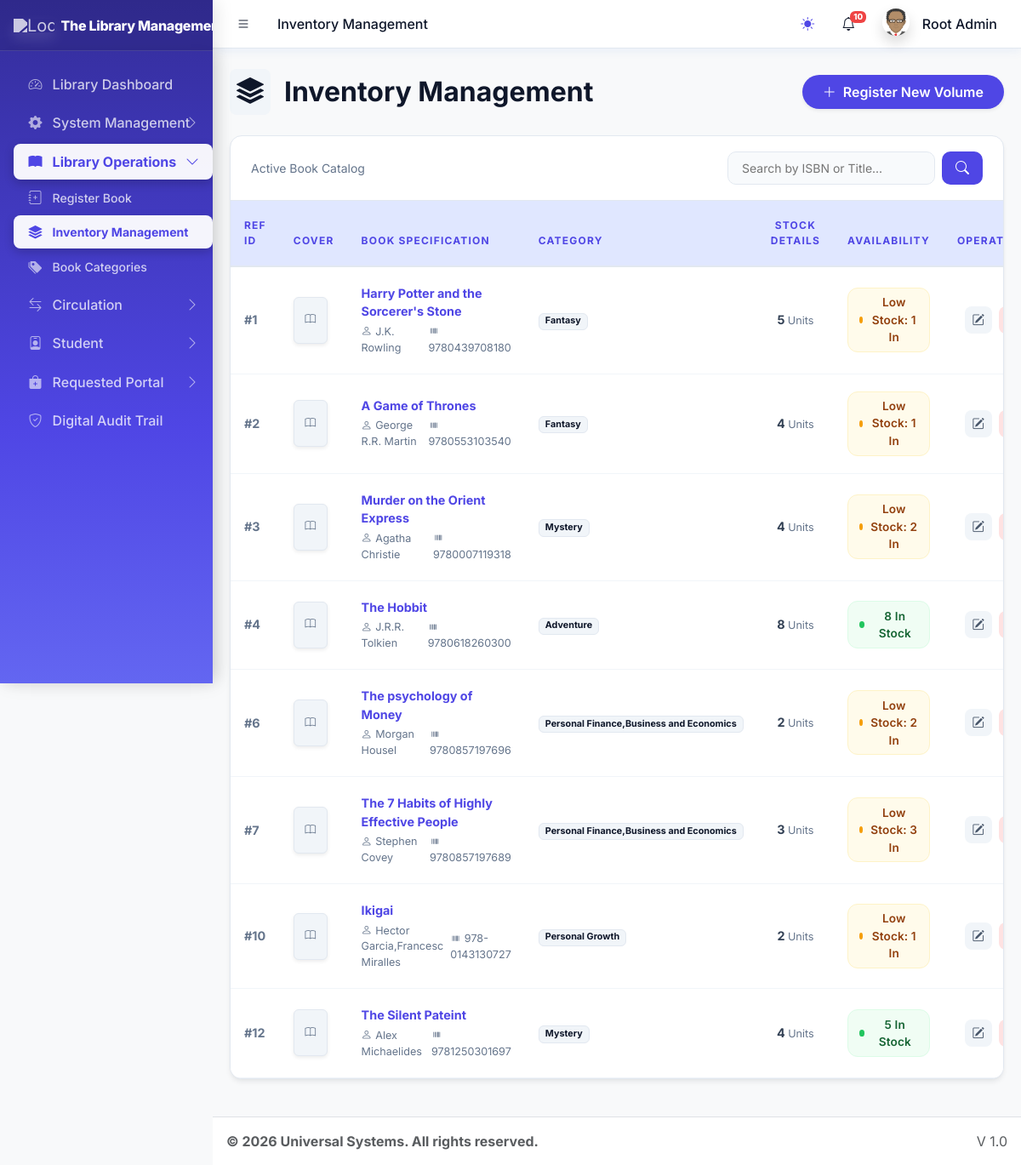
Screenshot of /dashboards/librarian/inventory_management.php (signed in) with the database file from the repository.
### tables this page shows
CREATE TABLE `sys_pages` (
  `id` int(11) NOT NULL,
  `parent_id` int(11) DEFAULT 0,
  `page_name` varchar(100) NOT NULL,
  `page_url` varchar(255) DEFAULT '#',
  `icon_class` varchar(50) DEFAULT 'bi bi-circle',
  `sort_order` int(11) DEFAULT 0
);

CREATE TABLE `lib_books` (
  `id` int(11) NOT NULL,
  `title` varchar(255) NOT NULL,
  `author_id` int(11) DEFAULT NULL,
  `category_id` int(11) DEFAULT NULL,
  `isbn` varchar(20) DEFAULT NULL,
  `total_copies` int(11) DEFAULT 1,
  `available_copies` int(11) DEFAULT 1,
  `cover_image` varchar(255) DEFAULT NULL,
  `status` enum('available','low_stock','out_of_stock') DEFAULT 'available',
  `is_issueable` tinyint(1) DEFAULT 1,
  `fine_per_day` decimal(10,2) NOT NULL DEFAULT 10.00,
  `book_type` varchar(50) DEFAULT 'Textbook',
  `created_at` timestamp NOT NULL DEFAULT current_timestamp()
);

CREATE TABLE `lib_authors` (
  `id` int(11) NOT NULL,
  `author_name` varchar(100) NOT NULL,
  `biography` text DEFAULT NULL,
  `created_at` timestamp NOT NULL DEFAULT current_timestamp()
);

CREATE TABLE `lib_categories` (
  `id` int(11) NOT NULL,
  `category_name` varchar(50) NOT NULL,
  `description` text DEFAULT NULL,
  `created_at` timestamp NOT NULL DEFAULT current_timestamp()
);

### core/library_functions.php (called while the page is built, shortened)
<?php
class Library {
    private $pdo;
    public function __construct($pdo) {
        $this->pdo = $pdo;
    }
    public function getUnreadNotifications($userId, $limit = 10) {
        try {
            $stmt = $this->pdo->prepare("SELECT * FROM lib_notifications WHERE user_id = ? AND is_read = 0 ORDER BY created_at DESC LIMIT ?");
            $stmt->bindValue(1, $userId, PDO::PARAM_INT);
            $stmt->bindValue(2, (int)$limit, PDO::PARAM_INT);
            $stmt->execute();
            return $stmt->fetchAll();
        } catch (PDOException $e) { return []; }
    }
}
?>

### dashboards/librarian/inventory_management.php (the view, shortened to what this page needs)
<?php
require_once '../../core/db.php';
$mysqli = new mysqli(DB_HOST, DB_USER, DB_PASS, DB_NAME);
$search = isset($_GET['search']) ? $_GET['search'] : '';
$query = "SELECT b.*, a.author_name, c.category_name
          FROM lib_books b
          LEFT JOIN lib_authors a ON b.author_id = a.id
          LEFT JOIN lib_categories c ON b.category_id = c.id";
if (!empty($search)) {
    $query .= " WHERE b.title LIKE ? OR a.author_name LIKE ? OR b.isbn LIKE ?";
    $stmt = $mysqli->prepare($query);
    $searchTerm = "%$search%";
    $stmt->bind_param("sss", $searchTerm, $searchTerm, $searchTerm);
    $stmt->execute();
    $result = $stmt->get_result();
} else {
    $result = $mysqli->query($query);
}
require_once '../../includes/header.php';
?>
<div class="row mb-4 align-items-center">
    <div class="col-md-6">
        <h2 class="premium-title"><i class="bi bi-stack me-3 p-2 bg-light rounded-3"></i>Inventory Management</h2>
    </div>
    <div class="col-md-6 text-md-end mt-3 mt-md-0">
        <a href="register_book.php" class="btn btn-crimson px-4 py-2 rounded-pill shadow-sm" style="background: var(--premium-crimson); color: white; border: none; font-weight: 600;">
            <i class="bi bi-plus-lg me-2"></i>Register New Volume
        </a>
    </div>
</div>
<div class="premium-card shadow-sm border-0">
    <div class="premium-header">
        <p class="mb-0 text-muted small fw-600">Active Book Catalog</p>
        <form action="inventory_management.php" method="GET" class="d-flex gap-2">
            <input type="text" name="search" class="search-input form-control-sm" placeholder="Search by ISBN or Title..." value="<?= htmlspecialchars($search) ?>">
            <button type="submit" class="search-btn"><i class="bi bi-search"></i></button>
        </form>
    </div>
    <div class="table-responsive">
        <table class="table table-premium mb-0">
            <thead>
                <tr>
                    <th>Ref ID</th>
                    <th style="width: 60px;">Cover</th>
                    <th>Book Specification</th>
                    <th>Category</th>
                    <th class="text-center">Stock Details</th>
                    <th class="text-center">Availability</th>
                    <th class="text-center">Operations</th>
                </tr>
            </thead>
            <tbody>
                <?php if ($result->num_rows > 0): ?>
                    <?php while($row = $result->fetch_assoc()): ?>
                        <tr>
                            <td class="text-muted small fw-bold">#<?= $row['id'] ?></td>
                            <td class="text-center">
                                <?php if (!empty($row['cover_image'])): ?>
                                    <img src="../../assets/img/covers/<?= htmlspecialchars($row['cover_image']) ?>" class="rounded shadow-sm" style="width: 40px; height: 55px; object-fit: cover;" alt="Cover">
                                <?php else: ?>
                                    <div class="rounded bg-light d-flex align-items-center justify-content-center text-muted border shadow-sm" style="width: 40px; height: 55px;">
                                        <i class="bi bi-book small"></i>
                                    </div>
                                <?php endif; ?>
                            </td>
                            <td>
                                <a href="book_details.php?id=<?= $row['id'] ?>" class="text-decoration-none">
                                    <div class="fw-bold text-primary mb-1"><?= htmlspecialchars($row['title']) ?></div>
                                </a>
                                <div class="small d-flex align-items-center text-muted">
                                    <span class="me-2"><i class="bi bi-person me-1"></i><?= htmlspecialchars($row['author_name'] ?: 'System Entity') ?></span>
                                    <span><i class="bi bi-upc me-1"></i><?= htmlspecialchars($row['isbn']) ?></span>
                                </div>
                            </td>
                            <td><span class="badge bg-light text-dark border"><?= htmlspecialchars($row['category_name'] ?: 'General') ?></span></td>
                            <td class="text-center fw-bold"><?= $row['total_copies'] ?> <small class="text-muted fw-normal">Units</small></td>
                            <td class="text-center">
                                <?php
                                $avail = (int)$row['available_copies'];
                                if ($avail == 0) {
                                    $statusClass = "status-out";
                                    $statusLabel = "Out of Stock";
                                } elseif ($avail <= 3) {
                                    $statusClass = "status-low";
                                    $statusLabel = "Low Stock: $avail In";
                                } else {
                                    $statusClass = "status-healthy";
                                    $statusLabel = "$avail In Stock";
                                }
                                ?>
                                <div class="stock-status <?= $statusClass ?>">
                                    <span class="status-indicator"></span>
                                    <span><?= $statusLabel ?></span>
                                </div>
                            </td>
                            <td class="text-center">
                                <div class="d-flex justify-content-center gap-2">
                                    <button class="btn-action btn-edit" data-bs-toggle="modal" data-bs-target="#editModal<?= $row['id'] ?>" title="Edit Entry">
                                        <i class="bi bi-pencil-square"></i>
                                    </button>
                                    <a href="inventory_management.php?delete_id=<?= $row['id'] ?>" class="btn-action btn-delete" onclick="return confirm('Archive this record? This action cannot be reversed.')" title="Remove Entry">
                                    </a>
                                </div>
                            </td>
                        </tr>
                    <?php endwhile; ?>
                <?php else: ?>
                    <tr><td colspan="7" class="text-center py-5 text-muted">No catalog mappings found.</td></tr>
                <?php endif; ?>
            </tbody>
        </table>
    </div>
</div>
<?php
require_once '../../includes/footer.php';
?>

### includes/header.php (shortened to what this page needs)
<?php
require_once __DIR__ . '/../core/session.php';
$settings = [];
$stmt = $pdo->query("SELECT * FROM system_settings");
while ($row = $stmt->fetch()) {
    $settings[$row['setting_key']] = $row['setting_value'];
}
$current_url = substr($_SERVER['SCRIPT_NAME'], strlen('/universal/'));
$pageStmt = $pdo->prepare("SELECT * FROM sys_pages WHERE page_url LIKE ? LIMIT 1");
$pageStmt->execute(["%$current_url%"]);
$currentPageData = $pageStmt->fetch();
$pageTitle = $currentPageData['page_name'] ?? 'Dashboard';
?>
<!DOCTYPE html>
<html lang="en"> <head>
    <link rel="stylesheet" href="<?= BASE_URL ?>assets/css/bootstrap.min.css" />
    <link rel="stylesheet" href="<?= BASE_URL ?>assets/css/bootstrap-icons.css" />
    <link rel="stylesheet" href="<?= BASE_URL ?>assets/css/adminlte.min.css" />
    <link rel="stylesheet" href="<?= BASE_URL ?>assets/css/theme.css?v=8.0" />
    <?php
    require_once __DIR__ . '/../core/library_functions.php';
    $lib = new Library($pdo);
    $unreadNotifs = $lib->getUnreadNotifications($_SESSION['user_id']);
    $unreadCount = count($unreadNotifs);
    ?>
</head>
<body class="layout-fixed sidebar-expand-lg bg-body-tertiary">
<div class="app-wrapper">
    <nav class="app-header navbar navbar-expand bg-body">
        <div class="container-fluid">
            <ul class="navbar-nav">
                <li class="nav-item"> <a class="nav-link" id="sidebar-toggle-btn" data-lte-toggle="sidebar" href="#" role="button"><i class="bi bi-list"></i></a> </li>
                <li class="nav-item d-none d-md-block"> <a href="#" class="nav-link"><?= $pageTitle ?></a> </li>
            </ul>
            <ul class="navbar-nav ms-auto">
                 <li class="nav-item">
                    <button class="btn btn-link nav-link" id="theme-toggle" type="button">
                        <i class="bi bi-sun-fill" id="theme-icon"></i>
                    </button>
                </li>
                <li class="nav-item dropdown">
                    <a class="nav-link" data-bs-toggle="dropdown" href="#" aria-expanded="false">
                        <i class="bi bi-bell"></i>
                        <?php if($unreadCount > 0): ?>
                            <span class="navbar-badge badge text-bg-danger" style="font-size: 0.6rem; padding: 2px 4px;"><?= $unreadCount ?></span>
                        <?php endif; ?>
                    </a>
                </li>
                <li class="nav-item dropdown user-menu">
                    <a href="#" class="nav-link dropdown-toggle" data-bs-toggle="dropdown">
                        <img src="<?= !empty($_SESSION['avatar']) ? $_SESSION['avatar'] : BASE_URL.'assets/img/avatar.png' ?>" class="user-image rounded-circle shadow" alt="User Image">
                        <span class="d-none d-md-inline ms-1"><?= htmlspecialchars($_SESSION['name']) ?></span>
                    </a>
                </li>
            </ul>
        </div>
    </nav>
    <?php include 'sidebar.php'; ?>
    <main class="app-main">
        <div class="app-content">
            <div class="container-fluid">

### includes/sidebar.php (shortened to what this page needs)
<aside class="app-sidebar bg-body-secondary shadow">
    <div class="sidebar-brand d-flex align-items-center justify-content-between px-3">
        <a href="<?= BASE_URL ?>index.php" class="brand-link flex-grow-1">
            <img src="<?= $settings['system_logo'] ?>" alt="Logo" class="brand-image opacity-75 shadow">
            <span class="brand-text fw-light"><?= $settings['system_name'] ?></span>
        </a>
    </div>
    <div class="sidebar-wrapper">
        <nav class="mt-2">
            <ul class="nav sidebar-menu flex-column" data-lte-toggle="treeview" role="menu" data-accordion="false">
                <?php
                function isMenuPageActive($pdo, $pageId, $currentBasename, $userRole)
                {
                    $stmt = $pdo->prepare("SELECT page_url FROM sys_pages WHERE id = ?");
                    $stmt->execute([$pageId]);
                    $page = $stmt->fetch();
                    if ($page && $page['page_url'] !== '#' && basename($page['page_url']) === $currentBasename) {
                        return true;
                    }
                    $sql = "
                        SELECT p.id FROM sys_pages p
                        JOIN role_access ra ON p.id = ra.page_id
                        WHERE p.parent_id = ? AND ra.role_key = ?
                    ";
                    $stmt = $pdo->prepare($sql);
                    $stmt->execute([$pageId, $userRole]);
                    $children = $stmt->fetchAll();
                    foreach ($children as $child) {
                        if (isMenuPageActive($pdo, $child['id'], $currentBasename, $userRole)) {
                            return true;
                        }
                    }
                    return false;
                }
                function buildMenu($pdo, $parentId = 0, $userRole, $currentBasename, $skipIds = [])
                {
                    $sql = "
                        SELECT p.* FROM sys_pages p
                        JOIN role_access ra ON p.id = ra.page_id
                        WHERE p.parent_id = ? AND ra.role_key = ?
                        ORDER BY p.sort_order ASC
                    ";
                    $stmt = $pdo->prepare($sql);
                    $stmt->execute([$parentId, $userRole]);
                    $items = $stmt->fetchAll();
                    foreach ($items as $item) {
                        $childStmt = $pdo->prepare("SELECT COUNT(*) FROM sys_pages WHERE parent_id = ?");
                        $childStmt->execute([$item['id']]);
                        $hasChildren = $childStmt->fetchColumn() > 0;
                        $isActive = isMenuPageActive($pdo, $item['id'], $currentBasename, $userRole);
                        $menuOpen = ($hasChildren && $isActive) ? 'menu-open' : '';
                        $activeClass = $isActive ? 'active' : '';
                        echo '<li class="nav-item ' . $menuOpen . '">';
                        echo '<a href="' . ($hasChildren ? '#' : BASE_URL . $item['page_url']) . '" class="nav-link ' . $activeClass . '">';
                        echo '<i class="nav-icon ' . $item['icon_class'] . '"></i>';
                        echo '<p>' . htmlspecialchars($item['page_name']);
                        if ($hasChildren) {
                            echo '<i class="nav-arrow bi bi-chevron-right"></i>';
                        }
                        echo '</p></a>';
                        if ($hasChildren) {
                            echo '<ul class="nav nav-treeview">';
                            buildMenu($pdo, $item['id'], $userRole, $currentBasename, $skipIds);
                            echo '</ul>';
                        }
                        echo '</li>';
                    }
                }
                $currentBasename = basename($_SERVER['PHP_SELF']);
                $userRole = $_SESSION['role'] ?? '';
                buildMenu($pdo, 0, $userRole, $currentBasename);
                ?>
            </ul>
        </nav>
    </div>
</aside>

### rows the page displays
sys_pages: page_name "Inventory Management"
sys_pages: page_name "Library Dashboard"
sys_pages: page_name "System Management"
sys_pages: page_name "Library Operations"
sys_pages: page_name "Register Book"
sys_pages: page_name "Book Categories"
sys_pages: page_name "Circulation"
sys_pages: page_name "Student"
sys_pages: page_name "Requested Portal"
sys_pages: page_name "Digital Audit Trail"
lib_books: id "1", title "Harry Potter and the Sorcerer's Stone", author.author_name "J.K. Rowling", isbn "9780439708180", category.category_name "Fantasy", total_copies "5", available_copies "Low Stock: 1 In"
lib_books: id "2", title "A Game of Thrones", author.author_name "George R.R. Martin", isbn "9780553103540", category.category_name "Fantasy", total_copies "4", available_copies "Low Stock: 1 In"
lib_books: id "3", title "Murder on the Orient Express", author.author_name "Agatha Christie", isbn "9780007119318", category.category_name "Mystery", total_copies "4", available_copies "Low Stock: 2 In"
lib_books: id "4", title "The Hobbit", author.author_name "J.R.R. Tolkien", isbn "9780618260300", category.category_name "Adventure", total_copies "8", available_copies "8 In Stock"
lib_books: id "6", title "The psychology of Money", author.author_name "Morgan Housel", isbn "9780857197696", category.category_name "Personal Finance,Business and Economics", total_copies "2", available_copies "Low Stock: 2 In"
lib_books: id "7", title "The 7 Habits of Highly Effective People", author.author_name "Stephen Covey", isbn "9780857197689", category.category_name "Personal Finance,Business and Economics", total_copies "3", available_copies "Low Stock: 3 In"
lib_books: id "10", title "Ikigai", author.author_name "Hector Garcia,Francesc Miralles", isbn "978-0143130727", category.category_name "Personal Growth", total_copies "2", available_copies "Low Stock: 1 In"
lib_books: id "12", title "The Silent Pateint", author.author_name "Alex Michaelides", isbn "9781250301697", category.category_name "Mystery", total_copies "4", available_copies "5 In Stock"

### other values shown
$unreadCount "10"
$_SESSION['name'] "Root Admin"
$settings['system_name'] "The Library…"
$settings['footer_text'] "© 2026 Universal Systems. All rights reserved."
